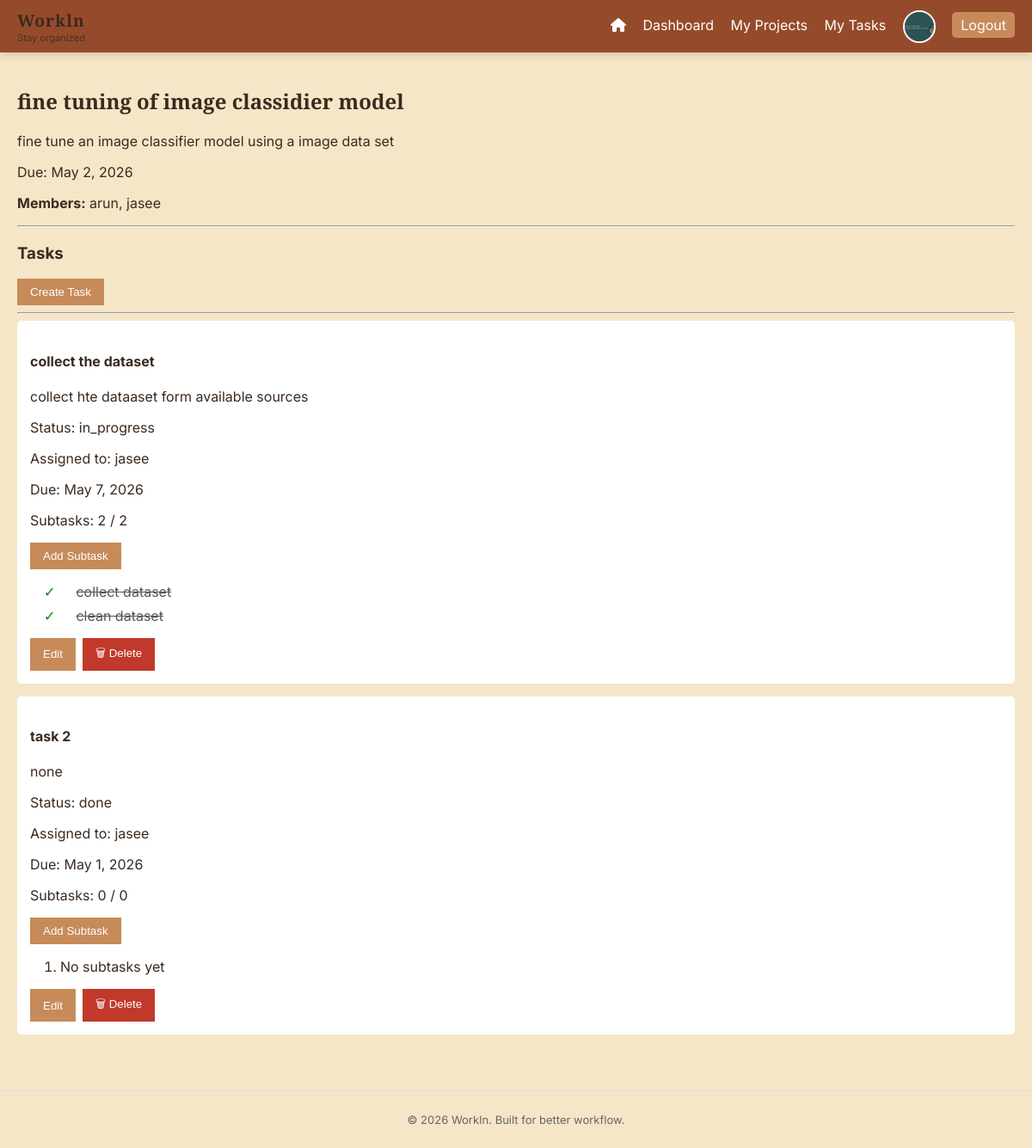
Screenshot of /projects/7/ (signed in) with the database file from the repository.
### users/models.py (models this page shows)
class CustomUser(AbstractUser):
    ROLE_CHOICES = (
        ('admin', 'Admin'),
        ('member', 'Member'),
    )
    role = models.CharField(max_length=10, choices=ROLE_CHOICES, default='member')
    mobile_number = models.CharField(max_length=15, blank=True, null=True)
    profile_picture = models.ImageField(upload_to='profile_pics/', blank=True, null=True)
    job_title = models.CharField(max_length=100, blank=True, null=True)

### projects/models.py (models this page shows, shortened)
class Project(models.Model):
    name = models.CharField(max_length=100)
    description = models.TextField()
    created_by = models.ForeignKey(User, on_delete=models.CASCADE)
    members = models.ManyToManyField(User, related_name='projects')
    due_date = models.DateField(null=True, blank=True)

### tasks/models.py (models this page shows, shortened)
class Task(models.Model):
    STATUS_CHOICES = [
        ('pending', 'Pending'),
        ('in_progress', 'In Progress'),
        ('done', 'Done'),
    ]
    title = models.CharField(max_length=100)
    description = models.TextField()
    project = models.ForeignKey(Project, on_delete=models.CASCADE)
    assigned_to = models.ForeignKey(User, on_delete=models.CASCADE)
    status = models.CharField(max_length=20, choices=STATUS_CHOICES, default='pending')
    due_date = models.DateField()
    @property
    def completed_subtasks_count(self):
        return self.subtasks.filter(completed=True).count()
    @property
    def subtask_count(self):
        return self.subtasks.count()

class SubTask(models.Model):
    task = models.ForeignKey(Task, on_delete=models.CASCADE, related_name='subtasks')
    title = models.CharField(max_length=200)
    completed = models.BooleanField(default=False)

### projects/views.py (the view, shortened to what this page needs)
# urls.py: path('<int:project_id>/', project_detail, name='project_detail'),
@login_required
def project_detail(request, project_id):
    project = Project.objects.get(id=project_id)
    if request.user.role != 'admin' and request.user not in project.members.all():
        return redirect('projects')
    tasks = Task.objects.filter(project=project)
    users = User.objects.filter(projects=project) | User.objects.filter(role='admin')
    if request.method == 'POST' and request.POST.get('action') == 'update_subtask':
        subtask = SubTask.objects.get(id=request.POST['subtask_id'])
        if request.user == subtask.task.assigned_to or request.user.role == 'admin':
            subtask.completed = request.POST.get('completed') == 'true'
            subtask.save()
        return redirect('project_detail', project_id=project.id)
    if request.method == 'POST' and request.POST.get('action') == 'update_task':
        task = Task.objects.get(id=request.POST['task_id'])
        if request.user == task.assigned_to or request.user.role == 'admin':
            task.status = request.POST['status']
            task.save()
        return redirect('project_detail', project_id=project.id)
    if request.method == 'POST' and request.POST.get('action') == 'delete_task':
        task = Task.objects.get(id=request.POST['task_id'])
        if request.user.role == 'admin':
            task.delete()
        return redirect('project_detail', project_id=project.id)
    return render(request, 'project_detail.html', {
        'project': project,
        'tasks': tasks,
        'users': users
    })

### templates/project_detail.html (shortened to what this page needs)
{% extends 'base.html' %}
{% block content %}
<h2>{{ project.name }}</h2>
<p>{{ project.description }}</p>
<p>Due: {{ project.due_date }}</p>
<p><strong>Members:</strong> {% for member in project.members.all %}{{ member.username }}{% if not forloop.last %}, {% endif %}{% empty %}None{% endfor %}</p>
<hr>
<h3>Tasks</h3>
{% if request.user.role == 'admin' %}
<button type="button" onclick="toggleForm('create-task-form')">Create Task</button>
{% endif %}
<hr>
{% for task in tasks %}
    <div class="card">
        <h4>{{ task.title }}</h4>
        <p>{{ task.description }}</p>
        <p>Status: {{ task.status }}</p>
        <p>Assigned to: {{ task.assigned_to }}</p>
        <p>Due: {{ task.due_date }}</p>
        <p>Subtasks: {{ task.completed_subtasks_count }} / {{ task.subtask_count }}</p>
        {% if request.user == task.assigned_to or request.user.role == 'admin' %}
        <button type="button" onclick="toggleForm('subtask-form-{{ task.id }}')">Add Subtask</button>
        {% endif %}
        <ol style="list-style: decimal inside; margin-left: 1rem; padding-left: 0;">
            {% for subtask in task.subtasks.all %}
                <li style="margin-bottom: 0.5rem; display:flex; align-items:center; gap:0.5rem;">
                    {% if request.user == task.assigned_to or request.user.role == 'admin' %}
                    <form method="POST" style="display:inline; margin-right: 0.5rem;">
                        <button type="submit" style="background:none; border:none; padding:0; margin-right:0.5rem; cursor:pointer; font-size:1rem; color: {% if subtask.completed %}green{% else %}gray{% endif %};">{% if subtask.completed %}✓{% else %}○{% endif %}</button>
                    </form>
                    {% else %}
                        <span style="margin-right:0.5rem; color: {% if subtask.completed %}green{% else %}gray{% endif %};">{% if subtask.completed %}✓{% else %}○{% endif %}</span>
                    {% endif %}
                    <span{% if subtask.completed %} style="text-decoration: line-through; color: #555;"{% endif %}>{{ subtask.title }}</span>
                </li>
            {% empty %}
                <li>No subtasks yet</li>
            {% endfor %}
        </ol>
        <div style="display:flex; gap:0.5rem; margin-top:0.5rem; flex-wrap:wrap;">
            {% if request.user.role == 'admin' or request.user == task.assigned_to %}
            <button type="button" onclick="toggleForm('edit-task-{{ task.id }}')">Edit</button>
            {% endif %}
            {% if request.user.role == 'admin' %}
            <form method="POST" style="display:inline;">
                <button type="submit" style="background:#c0392b; color:white;">🗑 Delete</button>
            </form>
            {% endif %}
        </div>
    </div>
{% empty %}
    <p>No tasks yet</p>
{% endfor %}
{% endblock %}

### templates/base.html (shortened to what this page needs)
{% load static %}
<!DOCTYPE html>
<html>
<head>
    <link rel="stylesheet" href="{% static 'style.css' %}">
    <link rel="stylesheet" href="https://cdnjs.cloudflare.com/ajax/libs/font-awesome/6.0.0/css/all.min.css">
</head>
<body>
    <nav>
    <div class="nav-brand">
        <h2>Workln</h2>
        <span class="nav-slogan">Stay organized</span>
    </div>
    <div class="nav-links">
        {% if request.path != '/' %}
        <a href="{% url 'home' %}" title="Home"><i class="fas fa-home"></i></a>
        {% endif %}
        <a href="{% url 'dashboard' %}">Dashboard</a>
        <a href="{% url 'projects' %}">My Projects</a>
        <a href="{% url 'tasks' %}">My Tasks</a>
        {% if request.user.is_authenticated %}
            <a href="{% url 'profile' %}" style"= gap:0.4rem; text-decoration:none;">
                {% if request.user.profile_picture %}
                    <img src="{{ request.user.profile_picture.url }}"
                         style="width:34px; height:34px; border-radius:50%; object-fit:cover; border:2px solid #fff; vertical-align:middle;">
                {% else %}
                    <span style="width:34px; height:34px; border-radius:50%; background:#888; display:inline-flex; align-items:center; justify-content:center; font-size:1rem; color:#fff;">👤</span>
                {% endif %}
            </a>
            <a href="{% url 'logout' %}" class="logout">Logout</a>
        {% endif %}
    </div>
</nav>
    <div class="container">
        {% block content %}
        {% endblock %}
    </div>
    <footer class="footer">
    <p>© 2026 WorkIn. Built for better workflow.</p>
</footer>
</body>
</html>

### static/style.css (style rules this page uses)
:root { --primary: #8B3A1A; --secondary: #C68B59; --background: #F5E6C8; --text: #3a2a1f; }
body { margin: 0; font-family: Arial; background: var(--background); color: var(--text); }
nav { position: sticky; top: 0; z-index: 1000; display: flex; justify-content: space-between; align-items: center; padding: 10px 20px; background: rgba(139, 58, 26, 0.9); backdrop-filter: blur(10px); box-shadow: 0 2px 10px rgba(0,0,0,0.15); }
nav a { color: white; margin-left: 15px; text-decoration: none; }
.nav-brand { display: flex; flex-direction: column; }
.nav-brand h2 { margin: 0; font-size: 1.2rem; letter-spacing: 1px; }
.nav-slogan { font-size: 0.7rem; opacity: 0.8; }
.container { padding: 20px; }
.card { background: white; padding: 15px; margin-bottom: 15px; border-radius: 5px; }
button { background: var(--secondary); color: white; border: none; padding: 8px 15px; cursor: pointer; }
h1, h2 { font-family: 'Playfair Display', serif; }
body { font-family: 'Inter', sans-serif; }
.footer { text-align: center; padding: 12px; font-size: 13px; color: #666; border-top: 1px solid #ddd; margin-top: 30px; }
.logout { background: var(--secondary); padding: 5px 10px; border-radius: 5px; }

### rows the page displays
CustomUser: user.profile_picture (picture)
Project: name "fine tuning of image classidier model", description "fine tune an image classifier model using a image data set", due_date "May 2, 2026"
CustomUser: username "arun"
CustomUser: username "jasee"
Task: title "collect the dataset", description "collect hte dataaset form available sources", status "in_progress", assigned_to "jasee", due_date "May 7, 2026", completed_subtasks_count "2", subtask_count "2"
SubTask: title "collect dataset"
SubTask: title "clean dataset"
Task: title "task 2", description "none", status "done", assigned_to "jasee", due_date "May 1, 2026", completed_subtasks_count "0", subtask_count "0"
